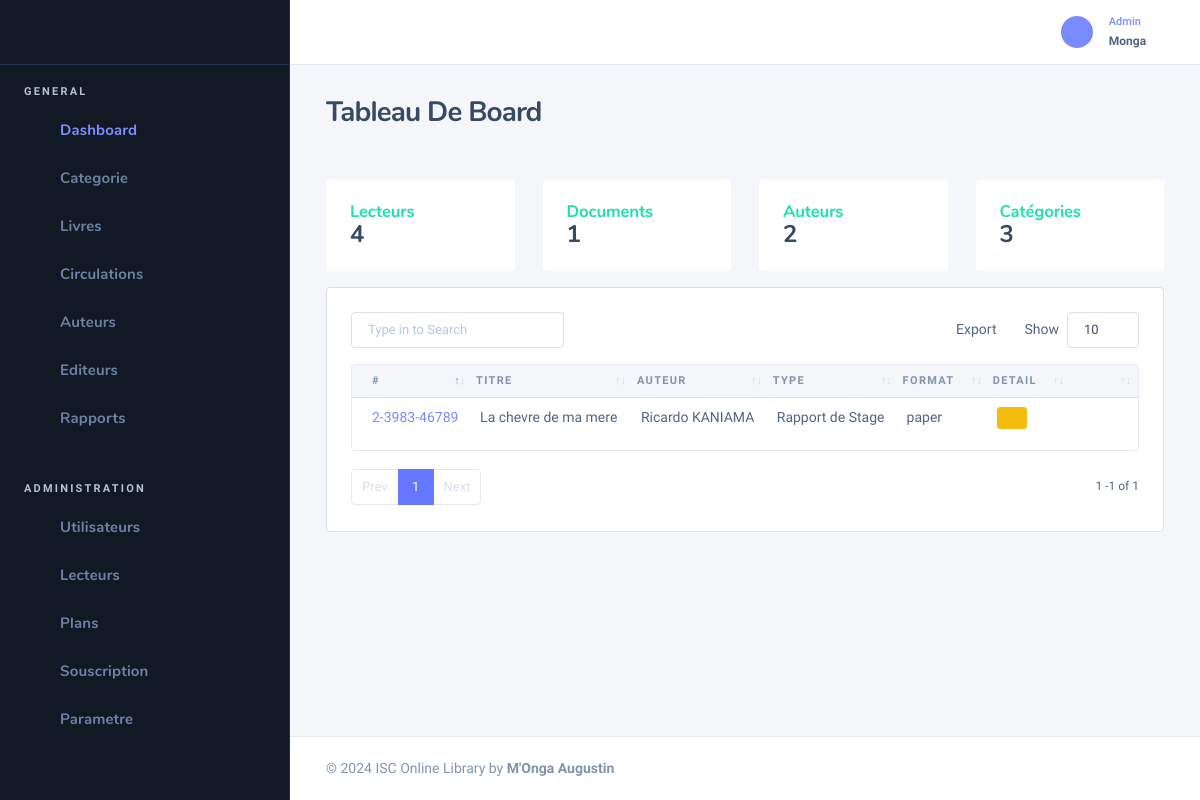
The app's page /dashboard (signed in) with its own data.
### tables this page shows
CREATE TABLE `tbl_books` (
  `id_book` int(11) NOT NULL,
  `titre` varchar(100) DEFAULT NULL,
  `typeDoc` enum('Ouvrage','TFC','Memoire','Rapport de Stage','Projet Tututoré') DEFAULT NULL,
  `isbn` varchar(100) DEFAULT NULL,
  `book_file` varchar(100) DEFAULT NULL,
  `descr` varchar(200) DEFAULT NULL,
  `format` enum('ebook','paper') DEFAULT NULL,
  `qty` int(11) NOT NULL DEFAULT 1,
  `nbr_page` int(11) DEFAULT NULL,
  `edition` varchar(100) DEFAULT NULL,
  `id_author` int(11) DEFAULT NULL,
  `id_genre` int(11) DEFAULT NULL,
  `id_book_language` int(11) DEFAULT NULL,
  `publisher_id` int(11) DEFAULT NULL,
  `created_at` timestamp NOT NULL DEFAULT current_timestamp(),
  `statut` enum('0','1') DEFAULT NULL
);

CREATE TABLE `tbl_authors` (
  `id_author` int(11) NOT NULL,
  `names` varchar(20) DEFAULT NULL
);

### Models/Admin/member.class.php (called while the page is built, shortened)
<?php
class Member
{
    public function getMembers()
    {
        $db = getConnection();
        $add = $db->prepare("SELECT * FROM tbl_members");
        $add->execute();
        $tbP = array();
        while ($data =  $add->fetchObject()) {
            $tbP[] = $data;
        }
        return $tbP;
    }
}

### Models/Admin/book.class.php (called while the page is built, shortened)
<?php
class Book
{
    public function getGenres()
    {
        $db = getConnection();
        $add = $db->prepare("SELECT * FROM tbl_genres");
        $add->execute();
        $tbP = array();
        while ($data =  $add->fetchObject()) {
            $tbP[] = $data;
        }
        return $tbP;
    }
    public function getBooks()
    {
        $db = getConnection();
        $add = $db->prepare("SELECT created_at,id_book, titre, typeDoc, isbn, book_file, descr, format, nbr_page, edition, a.names as auteur, g.name as genre, bl.names as bl, p.name as publisher, b.statut
        FROM tbl_books as b,tbl_publishers as p, tbl_genres as g, tbl_authors as a, tbl_books_language as bl
        WHERE bl.id_book_language = b.id_book_language and b.id_genre = g.id_genre and b.id_author = a.id_author and p.publisher_id = b.publisher_id;");
        $add->execute();
        $tbP = array();
        while ($data =  $add->fetchObject()) {
            $tbP[] = $data;
        }
        return $tbP;
    }
    public function getAuthors()
    {
        $db = getConnection();
        $statement = $db->prepare("SELECT * FROM tbl_authors");
        $statement->execute();
        $tbP = array();
        while ($data =  $statement->fetchObject()) {
            $tbP[] = $data;
        }
        return $tbP;
    }
}

### Vues/Admin/home.php (the view, shortened to what this page needs)
<div class="row g-gs">
    <div class="col-xxl-3 col-sm-3">
        <div class="card">
            <div class="nk-ecwg nk-ecwg6">
                <div class="card-inner">
                    <div class="card-title-group">
                        <div class="card-title info">
                            <h6 class="title change up text-danger">Lecteurs</h6>
                        </div>
                    </div>
                    <div class="data">
                        <div class="data-group">
                            <div class="amount"><h4><?=$l?></h4></div>
                        </div>
                    </div>
                </div>
            </div>
        </div>
    </div>
    <div class="col-xxl-3 col-sm-3">
        <div class="card">
            <div class="nk-ecwg nk-ecwg6">
                <div class="card-inner">
                    <div class="card-title-group">
                        <div class="card-title info">
                            <h6 class="title change up text-danger">Documents</h6>
                        </div>
                    </div>
                    <div class="data">
                        <div class="data-group">
                            <div class="amount"><h4><?=$b?></h4></div>
                        </div>
                    </div>
                </div>
            </div>
        </div>
    </div>
    <div class="col-xxl-3 col-sm-3">
        <div class="card">
            <div class="nk-ecwg nk-ecwg6">
                <div class="card-inner">
                    <div class="card-title-group">
                        <div class="card-title info">
                            <h6 class="title change up text-danger">Auteurs</h6>
                        </div>
                    </div>
                    <div class="data">
                        <div class="data-group">
                            <div class="amount"><h4><?=$a?></h4></div>
                        </div>
                    </div>
                </div>
            </div>
        </div>
    </div>
    <div class="col-xxl-3 col-sm-3">
        <div class="card">
            <div class="nk-ecwg nk-ecwg6">
                <div class="card-inner">
                    <div class="card-title-group">
                        <div class="card-title info">
                            <h6 class="title change up text-info">Catégories</h6>
                        </div>
                    </div>
                    <div class="data">
                        <div class="data-group">
                            <div class="amount"><h4><?=$g?></h4></div>
                        </div>
                    </div>
                </div>
            </div>
        </div>
    </div>
</div>
        <div class="card card-bordered card-preview my-3">
            <div class="card-inner">
                <?php if($_SESSION['role']=='SGAC' || $_SESSION['role']=='Membre' ) :?>
                    <table class="table">
                    <?php else: ?>
                    <table class="datatable-init-export nowrap table" data-export-title="Export">
                    <?php endif ?>
                    <thead>
                        <tr class="tb-tnx-head">
                            <th>#</th>
                            <th>Titre</th>
                            <th>Auteur</th>
                            <th>Type</th>
                            <th>Format</th>
                            <th>Detail</th>
                            <?php if($_SESSION['role']!='Membre'):?>
                            <th></th>
                            <?php endif ?>
                        </tr>
                    </thead>
                    <tbody>
                        <?php
                        foreach ($data as $user) : ?>
                            <tr>
                                <td><a href="#"><?= $user->isbn ?></a></td>
                                <td><?= $user->titre ?></td>
                                <td><?= $user->auteur ?></td>
                                <td><?= $user->typeDoc ?></td>
                                <td><?= $user->format ?></td>
                                <td> <a href="<?=WEBROOT?>view?id=<?= $user->id_book?>" class='btn btn-xs btn-warning'><em class='icon ni ni-eye'></em></a></td>
                                <?php if($_SESSION['role']!='Membre'):?>
                               <td>
                                    <ul class="nk-tb-actions gx-1">
                                        <li>
                                            <div class="drodown">
                                                <a href="#" class="dropdown-toggle btn btn-icon btn-trigger" data-bs-toggle="dropdown"><em class="icon ni ni-more-h"></em></a>
                                            </div>
                                        </li>
                                    </ul>
                                </td>
                                <?php endif ?>
                            </tr>
                        <?php
                        endforeach ?>
                    </tbody>
                </table>
            </div>
        </div>

### records on screen
tbl_books: isbn "2-3983-46789", titre "La chevre de ma mere", id_author.names "Ricardo KANIAMA", typeDoc "Rapport de Stage", format "paper"

### other values on screen
$_SESSION['noms'] "Monga"
$l "4"
$b "1"
$a "2"
$g "3"
